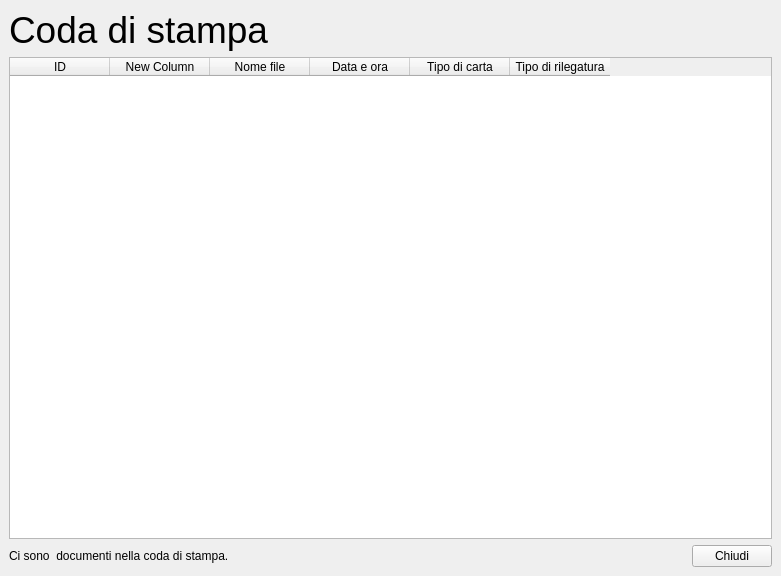
<?xml version="1.0" encoding="UTF-8"?>
<ui version="4.0">
 <class>coda_stampa_window</class>
 <widget class="QMainWindow" name="coda_stampa_window">
  <property name="geometry">
   <rect>
    <x>0</x>
    <y>0</y>
    <width>781</width>
    <height>576</height>
   </rect>
  </property>
  <property name="windowTitle">
   <string>Coda di stampa</string>
  </property>
  <widget class="QWidget" name="centralwidget">
   <property name="minimumSize">
    <size>
     <width>781</width>
     <height>576</height>
    </size>
   </property>
   <layout class="QVBoxLayout" name="verticalLayout_2">
    <item>
     <widget class="QLabel" name="lbl_title">
      <property name="font">
       <font>
        <pointsize>28</pointsize>
       </font>
      </property>
      <property name="text">
       <string>Coda di stampa</string>
      </property>
     </widget>
    </item>
    <item>
     <widget class="QTableWidget" name="table_coda_stampa">
      <column>
       <property name="text">
        <string>ID</string>
       </property>
      </column>
      <column>
       <property name="text">
        <string>New Column</string>
       </property>
      </column>
      <column>
       <property name="text">
        <string>Nome file</string>
       </property>
      </column>
      <column>
       <property name="text">
        <string>Data e ora</string>
       </property>
      </column>
      <column>
       <property name="text">
        <string>Tipo di carta</string>
       </property>
      </column>
      <column>
       <property name="text">
        <string>Tipo di rilegatura</string>
       </property>
      </column>
     </widget>
    </item>
    <item>
     <layout class="QHBoxLayout" name="horizontalLayout">
      <item>
       <widget class="QLabel" name="lbl_num_docs">
        <property name="text">
         <string>Ci sono &lt;num_docs&gt; documenti nella coda di stampa.</string>
        </property>
       </widget>
      </item>
      <item>
       <spacer name="horizontalSpacer">
        <property name="orientation">
         <enum>Qt::Horizontal</enum>
        </property>
        <property name="sizeHint" stdset="0">
         <size>
          <width>40</width>
          <height>20</height>
         </size>
        </property>
       </spacer>
      </item>
      <item>
       <widget class="QPushButton" name="btn_close">
        <property name="text">
         <string>Chiudi</string>
        </property>
       </widget>
      </item>
     </layout>
    </item>
   </layout>
  </widget>
 </widget>
 <resources/>
 <connections/>
</ui>
